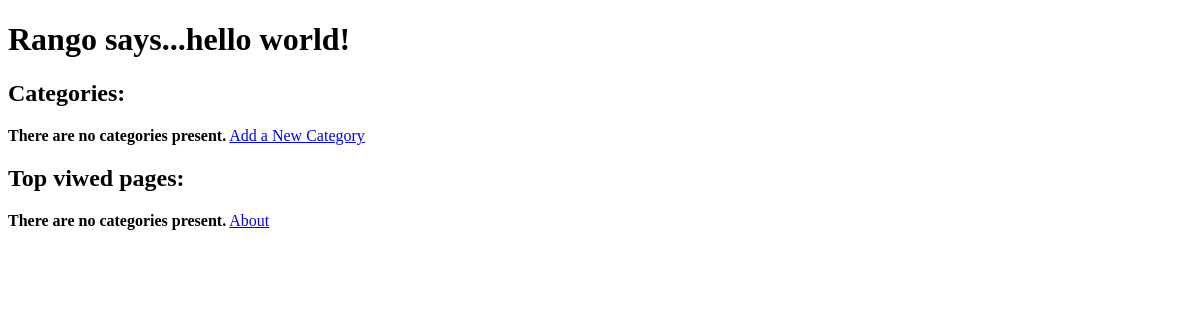
The app's page /rango/, older data.
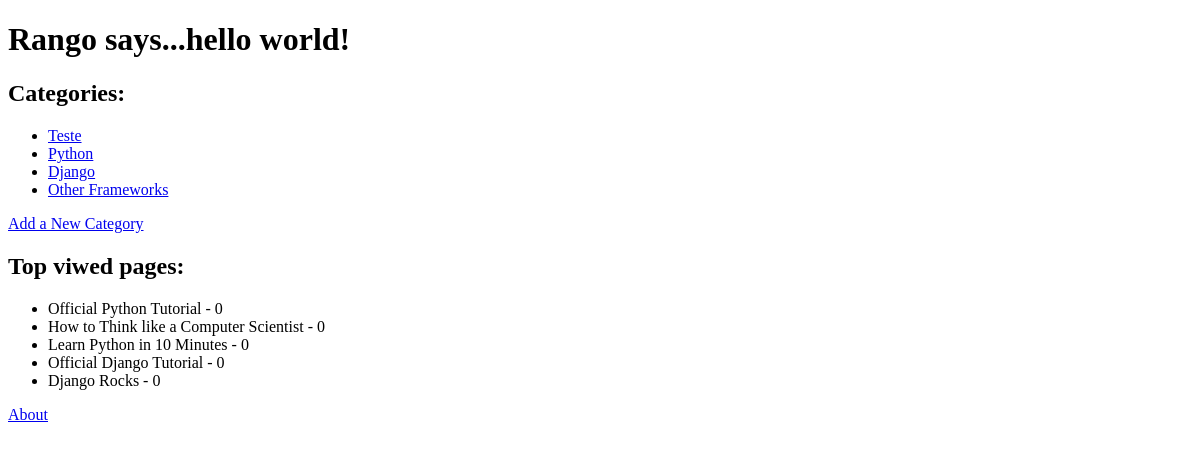
The same page, newer data.
### rango/models.py (models this page shows, shortened)
class Category(models.Model):
    name = models.CharField(max_length=128, unique=True)
    views = models.IntegerField(default=0)
    likes = models.IntegerField(default=0)
    slug = models.SlugField(unique=False)
    class Meta:
        verbose_name_plural = "Categories"

class Page(models.Model):
    category = models.ForeignKey(Category)
    title = models.CharField(max_length=128)
    url = models.URLField()
    views = models.IntegerField(default=0)

### rango/views.py (the view)
def index(request):
    category_list = Category.objects.order_by('-likes')[:5]
    top_pages = Page.objects.order_by('-views')[:5]
    context_dict = {'categories': category_list, 'top_pages': top_pages}
    return render(request, 'rango/index.html', context_dict)

### templates/rango/index.html (shortened to what this page needs)
<!DOCTYPE html>
<html>
    <head>
    </head>
    <body>
        <h1>Rango says...hello world!</h1>
        <h2>Categories:</h2>
        {% if categories %}
            <ul>
                {% for category in categories %}
                <li><a href="/rango/category/{{ category.slug }}">{{ category.name }}</a></li>
                {% endfor %}
            </ul>
        {% else %}
            <strong>There are no categories present.</strong>
        {% endif %}
        <a href="/rango/add_category/">Add a New Category</a><br />
        <h2>Top viwed pages:</h2>
        {% if top_pages %}
            <ul>
                {% for page in top_pages %}
                <li>{{ page.title }} - {{ page.views }}</li>
                {% endfor %}
            </ul>
        {% else %}
            <strong>There are no categories present.</strong>
        {% endif %}
        <a href="/rango/about/">About</a>
    </body>
</html>

Row changes from the older to the newer data that the page shows:
added Category: name "Teste"
added Category: name "Python"
added Category: name "Django"
added Category: name "Other Frameworks"
added Page: title "Official Python Tutorial", views "0"
added Page: title "How to Think like a Computer Scientist", views "0"
added Page: title "Learn Python in 10 Minutes", views "0"
added Page: title "Official Django Tutorial", views "0"
added Page: title "Django Rocks", views "0"
Text that changed along with them:
text no longer shown: "There are no categories present. There are no categories present."
